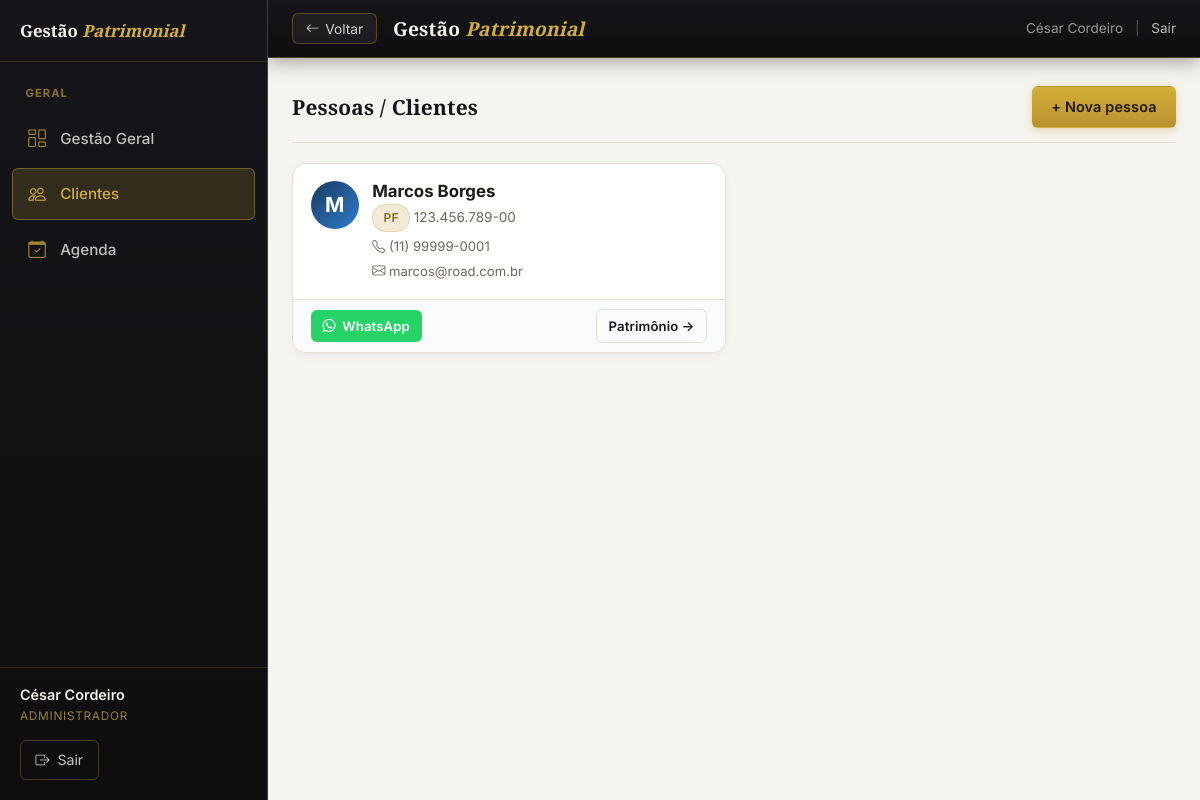
Screenshot of /clientes (signed in) with the database file from the repository.
### tables this page shows
CREATE TABLE IF NOT EXISTS clientes (
  id              INT AUTO_INCREMENT PRIMARY KEY,
  usuario_id      INT NULL,                           
  tipo_pessoa     ENUM('PF','PJ') NOT NULL DEFAULT 'PF',
  nome            VARCHAR(200) NOT NULL,              
  nome_completo   VARCHAR(200) NULL,                  
  apelido         VARCHAR(80)  NULL,
  cpf_cnpj        VARCHAR(18)  NOT NULL,
  rg              VARCHAR(20)  NULL,
  rg_orgao        VARCHAR(30)  NULL,
  rg_uf           VARCHAR(2)   NULL,
  data_nascimento DATE         NULL,
  naturalidade    VARCHAR(80)  NULL,
  nacionalidade   VARCHAR(60)  NULL DEFAULT 'Brasileira',
  estado_civil    ENUM('solteiro','casado','divorciado','viuvo','uniao_estavel','separado') NULL,
  regime_bens     ENUM('comunhao_parcial','comunhao_universal','separacao_total','participacao_final','nao_aplicavel') NULL,
  profissao       VARCHAR(80)  NULL,
  tipo_sanguineo  ENUM('A+','A-','B+','B-','AB+','AB-','O+','O-') NULL,
  nome_pai        VARCHAR(200) NULL,
  nome_mae        VARCHAR(200) NULL,
  cep             VARCHAR(9)   NULL,                  
  logradouro      VARCHAR(200) NULL,
  numero          VARCHAR(20)  NULL,
  complemento     VARCHAR(100) NULL,
  bairro          VARCHAR(100) NULL,
  cidade          VARCHAR(100) NULL,
  uf              VARCHAR(2)   NULL,
  email           VARCHAR(150) NULL,                  
  telefone        VARCHAR(20)  NULL,                  
  tem_testamento  TINYINT(1) NOT NULL DEFAULT 0,
  testamento_obs  TEXT         NULL,
  observacoes     TEXT         NULL,
  ativo           TINYINT(1) NOT NULL DEFAULT 1,
  criado_em       DATETIME NOT NULL DEFAULT CURRENT_TIMESTAMP,
  FOREIGN KEY (usuario_id) REFERENCES usuarios(id) ON DELETE SET NULL
);

### app/Core/View.php (called while the page is built, shortened)
<?php
class View
{
    public static function render(string $view, array $data = []): void
    {
        $file = APP_PATH . '/Views/' . $view . '.php';
        extract($data, EXTR_SKIP);
        require $file;
    }
}

### app/Core/Controller.php (called while the page is built, shortened)
<?php
abstract class Controller
{
    protected function view(string $view, array $data = []): void
    {
        View::render($view, $data);
    }
}

### app/Controllers/ClientesController.php (called while the page is built, shortened)
<?php
class ClientesController extends Controller
{
    public function index(): void
    {
        $clientes = Cliente::listarAtivos();
        $this->view('clientes/lista', compact('clientes'));
    }
}

### app/Core/Router.php (called while the page is built, shortened)
<?php
class Router
{
    private array $routes = ['GET' => [], 'POST' => []];
    public function get(string $path, array $handler): void
    {
        $this->routes['GET'][trim($path, '/')] = $handler;
    }
    public function post(string $path, array $handler): void
    {
        $this->routes['POST'][trim($path, '/')] = $handler;
    }
    public function dispatch(string $url, string $method): void
    {
        $url    = trim($url, '/');
        $method = strtoupper($method) === 'POST' ? 'POST' : 'GET';
        $handler = $this->routes[$method][$url] ?? null;
        [$class, $action] = $handler;
        (new $class())->$action();
    }
}

### index.php (called while the page is built, shortened)
<?php
$router = new Router();
$router->dispatch($_GET['url'] ?? '', $_SERVER['REQUEST_METHOD']);

### includes/functions.php (called while the page is built, shortened)
<?php
function base_url(string $path = ''): string {
    $base = defined('BASE_URL') ? BASE_URL : '/cezar/';
    return $base . ltrim($path, '/');
}
function link_whatsapp(?string $telefone): string {
    $d = preg_replace('/\D/', '', $telefone ?? '');
    if (strlen($d) <= 11) $d = '55' . $d;
    return 'https://wa.me/' . $d;
}
function h(string $str): string {
    return htmlspecialchars($str, ENT_QUOTES, 'UTF-8');
}

### includes/db.php (called while the page is built, shortened)
<?php
function db(): PDO
{
    static $pdo = null;
    if ($pdo === null) {
        $host    = Env::get('DB_HOST', '127.0.0.1');
        $name    = Env::get('DB_NAME', 'gestao_patrimonial');
        $user    = Env::get('DB_USER', 'root');
        $pass    = Env::get('DB_PASS', '');
        $charset = Env::get('DB_CHARSET', 'utf8mb4');
        $dsn = "mysql:host={$host};dbname={$name};charset={$charset}";
        $pdo = new PDO($dsn, $user, $pass, [
            PDO::ATTR_ERRMODE            => PDO::ERRMODE_EXCEPTION,
            PDO::ATTR_DEFAULT_FETCH_MODE => PDO::FETCH_ASSOC,
            PDO::ATTR_EMULATE_PREPARES   => false,
        ]);
    }
    return $pdo;
}

### app/Models/Cliente.php (called while the page is built, shortened)
<?php
class Cliente
{
    public static function listarAtivos(): array
    {
        return db()->query(
            'SELECT c.*, u.email AS email_login
               FROM clientes c
               LEFT JOIN usuarios u ON u.id = c.usuario_id
              WHERE c.ativo = 1
              ORDER BY c.nome'
        )->fetchAll();
    }
}

### app/Views/clientes/lista.php (the view, shortened to what this page needs)
<?php
require APP_ROOT . '/includes/header.php';
?>
<div class="container">
  <div class="card-header" style="margin-bottom:1.25rem">
    <h2 class="card-titulo" style="font-size:1.3rem">Pessoas / Clientes</h2>
    <a href="<?= base_url('clientes/novo') ?>" class="btn btn-primario">+ Nova pessoa</a>
  </div>
  <?php if ($clientes): ?>
    <div class="pessoas-grid">
      <?php foreach ($clientes as $c):
        $nome = $c['nome_completo'] ?: $c['nome'];
        $wa   = link_whatsapp($c['telefone'] ?? '');
        $ini  = mb_strtoupper(mb_substr(trim($c['nome']), 0, 1));
      ?>
      <div class="pessoa-card">
        <a class="pessoa-card-corpo" href="<?= base_url('clientes/editar?id=' . $c['id']) ?>">
          <div class="pessoa-avatar"><?= h($ini) ?></div>
          <div style="min-width:0;flex:1">
            <div class="pessoa-nome"><?= h($nome) ?></div>
            <div class="pessoa-doc"><span class="tag"><?= $c['tipo_pessoa'] ?></span> <?= h($c['cpf_cnpj']) ?></div>
            <?php if ($c['telefone']): ?><div class="pessoa-linha"><i class="bi bi-telephone"></i> <?= h($c['telefone']) ?></div><?php endif; ?>
            <?php if ($c['email']): ?><div class="pessoa-linha"><i class="bi bi-envelope"></i> <?= h($c['email']) ?></div><?php endif; ?>
          </div>
        </a>
        <div class="pessoa-card-acoes">
          <?php if ($wa): ?>
            <a href="<?= h($wa) ?>" target="_blank" rel="noopener" class="btn btn-sm" style="background:#25d366;color:#fff;border:none">
              <i class="bi bi-whatsapp"></i> WhatsApp
            </a>
          <?php else: ?><span></span><?php endif; ?>
          <a href="<?= base_url('dashboard?cliente_id=' . $c['id']) ?>" class="btn btn-secundario btn-sm">Patrimônio →</a>
        </div>
      </div>
      <?php endforeach; ?>
    </div>
  <?php else: ?>
    <div class="card"><p style="color:var(--cor-secundario);text-align:center;padding:2rem">Nenhuma pessoa cadastrada.</p></div>
  <?php endif; ?>
</div>
<?php require APP_ROOT . '/includes/footer.php'; ?>

### assets/css/style.css (style rules this page uses)
*, *::before, *::after { box-sizing: border-box; margin: 0; padding: 0; }
:root { --preto: #0e0e10; --preto-2: #1b1b1f; --grafite: #2a2a2e; --dourado: #b8912f; --dourado-claro:#d4af37; --dourado-h: #9a7826; --marfim: #f6f4ee; --cor-primaria: #16141a; --cor-acento: #b8912f; --cor-acento-h: #9a7826; --cor-fundo: #f6f4ee; --cor-branco: #ffffff; --cor-borda: #e7e0d0; --cor-texto: #1c1a17; --cor-secundario:#6f6858; --cor-sucesso: #2f7d52; --cor-alerta: #a56a12; --cor-erro: #b23b3b; --cor-tag-bg: #f2ead6; --cor-tag-txt: #8a6a1f; --sombra: 0 2px 10px rgba(20,16,8,.07); --sombra-alta: 0 14px 38px rgba(20,16,8,.16); --raio: 10px; --raio-sm: 6px; --fonte-titulo: 'Playfair Display', Georgia, 'Times New Roman', serif; --fonte-corpo: 'Inter', -apple-system, BlinkMacSystemFont, 'Segoe UI', sans-serif; }
body { font-family: var(--fonte-corpo); background: var(--cor-fundo); color: var(--cor-texto); font-size: 15px; line-height: 1.55; -webkit-font-smoothing: antialiased; }
a { color: var(--cor-acento); text-decoration: none; }
h1, h2, h3 { font-family: var(--fonte-titulo); }
@media (min-width: 1024px) { body { padding-left: 268px; } }
.container { max-width: 1200px; margin: 0 auto; padding: 1.75rem 1.5rem; }
.card-header { display: flex; align-items: center; justify-content: space-between; margin-bottom: 1.25rem; padding-bottom: .85rem; border-bottom: 1px solid var(--cor-borda); }
.card-titulo { font-family: var(--fonte-titulo); font-size: 1.35rem; font-weight: 700; color: var(--cor-primaria); letter-spacing: .01em; }
.btn { display: inline-flex; align-items: center; gap: .4rem; padding: .55rem 1.15rem; border-radius: var(--raio-sm); border: 1px solid transparent; cursor: pointer; font-size: .9rem; font-weight: 600; font-family: var(--fonte-corpo); letter-spacing: .01em; transition: background .15s, box-shadow .15s, border-color .15s, transform .1s; text-decoration: none; }
.btn-primario { background: linear-gradient(180deg, #d4af37 0%, var(--dourado) 100%); color: #201a08; box-shadow: 0 2px 8px rgba(184,145,47,.35); }
.btn-secundario { background: transparent; color: var(--cor-primaria); border-color: var(--cor-borda); }
.btn-sm { padding: .35rem .75rem; font-size: .82rem; }
.tag { display: inline-block; padding: .22rem .65rem; border-radius: 20px; font-size: .76rem; font-weight: 600; background: var(--cor-tag-bg); color: var(--cor-tag-txt); border: 1px solid rgba(184,145,47,.25); }

### app/Views/clientes/lista.php (style rules this page uses)
.pessoas-grid { display:grid;grid-template-columns:repeat(auto-fill,minmax(300px,1fr));gap:1rem }
.pessoa-card { background:#fff;border:1px solid var(--cor-borda,#e3e8ef);border-radius:14px;overflow:hidden; display:flex;flex-direction:column;box-shadow:0 3px 10px rgba(0,0,0,.05);transition:box-shadow .2s,transform .2s }
.pessoa-card-corpo { display:flex;gap:.85rem;padding:1.1rem;text-decoration:none;color:inherit;align-items:flex-start }
.pessoa-avatar { width:48px;height:48px;border-radius:50%;flex-shrink:0;display:flex;align-items:center;justify-content:center; font-weight:700;font-size:1.3rem;color:#fff;background:linear-gradient(135deg,#1a3a5c,#2e7dd1) }
.pessoa-nome { font-weight:700;font-size:1.05rem;line-height:1.2;white-space:nowrap;overflow:hidden;text-overflow:ellipsis }
.pessoa-doc { color:var(--cor-secundario);font-size:.85rem;margin-top:.2rem }
.pessoa-linha { color:var(--cor-secundario);font-size:.82rem;margin-top:.25rem;white-space:nowrap;overflow:hidden;text-overflow:ellipsis }
.pessoa-card-acoes { display:flex;justify-content:space-between;align-items:center;gap:.5rem; padding:.6rem 1.1rem;border-top:1px solid var(--cor-borda,#eef1f5);background:#fafbfc }

### rows the page displays
clientes: nome "M", nome "Marcos Borges", tipo_pessoa "PF", cpf_cnpj "123.456.789-00", telefone "(11) 99999-0001", email "marcos@road.com.br"

### other values shown
$usuario['nome'] "César Cordeiro"
$titulo "GERAL"
$rotulo "Gestão Geral"
$rotulo "Clientes"
$rotulo "Agenda"
